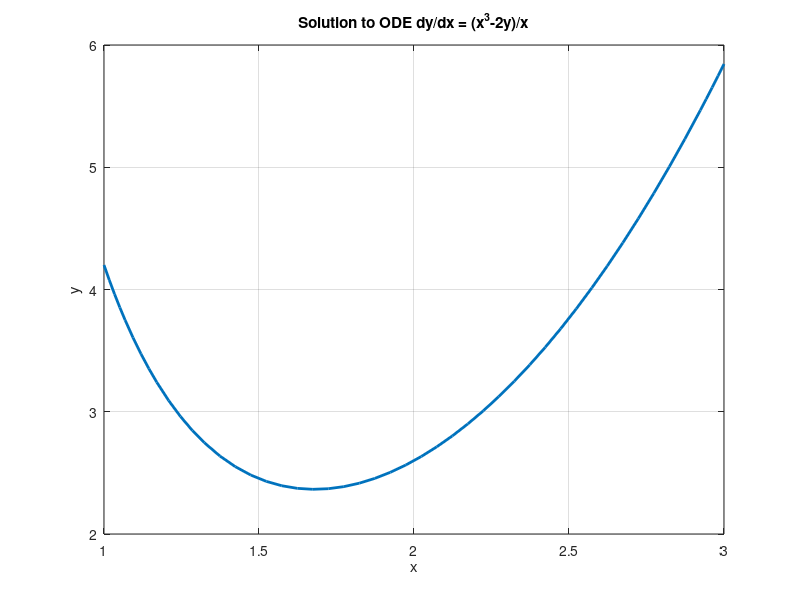

This chart was generated by the following MATLAB code:
% First order ODE solution using ode45 with Anonymous Function Method
% script name: ode45solver.m
clc; clear all; clf

% use anonymous function
ode1=@(x,y) (x^3-2*y)/x
% call solver with anonymous function name
% independent variable range and initial value of dependent variable
[x,y]=ode45(ode1,[1,3],4.2);

% plotting segment
plot(x,y, 'Linewidth',2)
xlabel('x'), ylabel('y'), grid on
title('Solution to ODE dy/dx = (x^3-2y)/x')
